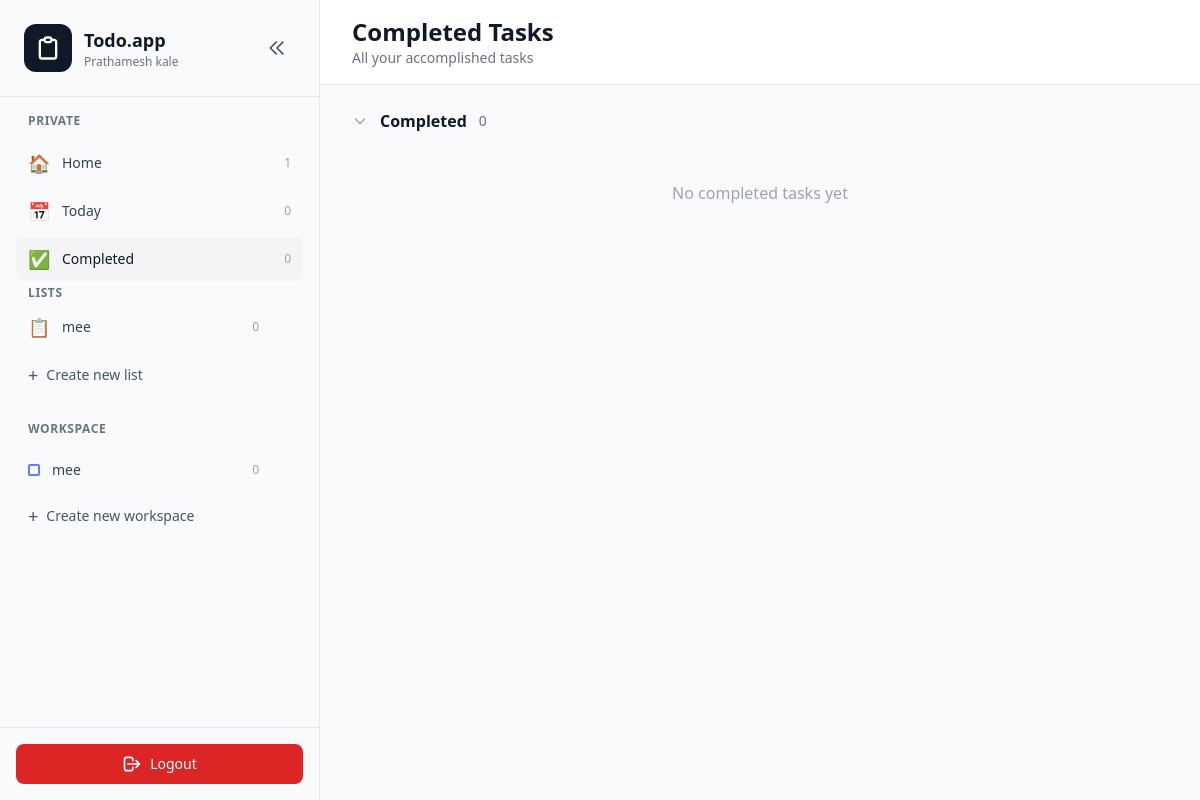
The app's page /completed/ (signed in) with its own data.
### core/models.py (models this page shows, shortened)
class TaskList(models.Model):
    user = models.ForeignKey(User, on_delete=models.CASCADE, related_name='task_lists')
    name = models.CharField(max_length=100)
    icon = models.CharField(max_length=50, blank=True, null=True)
    color = models.CharField(max_length=7, default='#667eea')
    created_at = models.DateTimeField(auto_now_add=True)
    class Meta:
        ordering = ['created_at']

class Workspace(models.Model):
    user = models.ForeignKey(User, on_delete=models.CASCADE, related_name='workspaces')
    name = models.CharField(max_length=100)
    color = models.CharField(max_length=7, default='#667eea')
    created_at = models.DateTimeField(auto_now_add=True)
    class Meta:
        ordering = ['created_at']

### core/views.py (the view)
# urls.py: path('completed/', views.completed_tasks, name='completed_tasks'),
@login_required
def completed_tasks(request):
    from datetime import date
    today = date.today()
    all_tasks = Todo.objects.filter(user=request.user)
    completed = all_tasks.filter(completed=True)
    today_tasks = all_tasks.filter(due_date=today)
    task_lists = TaskList.objects.filter(user=request.user)
    workspaces = Workspace.objects.filter(user=request.user)
    context = {
        'completed_tasks': completed,
        'today_tasks_count': today_tasks.count(),
        'completed_tasks_count': completed.count(),
        'all_tasks_count': all_tasks.count(),
        'task_lists': task_lists,
        'workspaces': workspaces,
    }
    return render(request, 'core/completed.html', context)

### templates/core/completed.html (shortened to what this page needs)
{% extends "base.html" %}
{% block content %}
<main class="flex-1 flex flex-col overflow-hidden">
        <header class="bg-white border-b border-gray-200 px-8 py-4">
            <div class="flex items-center justify-between">
                <div>
                    <h1 class="text-2xl font-bold text-gray-900">Completed Tasks</h1>
                    <p class="text-sm text-gray-500">All your accomplished tasks</p>
                </div>
            </div>
        </header>
        <div class="flex-1 overflow-y-auto bg-gray-50 px-8 py-6">
    <div class="mb-6">
        <div class="flex items-center space-x-3 mb-4">
            <button class="text-gray-400 hover:text-gray-600">
                <svg class="w-4 h-4" fill="none" stroke="currentColor" viewBox="0 0 24 24">
                    <path stroke-linecap="round" stroke-linejoin="round" stroke-width="2" d="M19 9l-7 7-7-7"></path>
                </svg>
            </button>
            <h2 class="text-base font-semibold text-gray-900">Completed</h2>
            <span class="text-sm text-gray-500">{{ completed_tasks.count }}</span>
        </div>
        <div class="space-y-2">
            {% for task in completed_tasks %}
            <div class="group flex items-start space-x-3 bg-white rounded-lg p-4 hover:shadow-sm transition border border-transparent hover:border-gray-200" data-task-id="{{ task.id }}">
                <button class="mt-0.5 flex-shrink-0 toggle-task" data-task-id="{{ task.id }}">
                    <div class="w-5 h-5 rounded-full bg-gray-900 flex items-center justify-center">
                        <svg class="w-3 h-3 text-white" fill="none" stroke="currentColor" viewBox="0 0 24 24">
                            <path stroke-linecap="round" stroke-linejoin="round" stroke-width="3" d="M5 13l4 4L19 7"></path>
                        </svg>
                    </div>
                </button>
                <div class="flex-1 min-w-0">
                    <p class="text-sm text-gray-400 line-through">
                        {{ task.title }}
                    </p>
                    {% if task.description %}
                    <p class="text-xs text-gray-500 mt-1 line-through">{{ task.description }}</p>
                    {% endif %}
                    <div class="flex items-center gap-2 mt-2 text-xs text-gray-400">
                        {% if task.due_date %}
                        <span>{{ task.due_date|date:"M d, Y" }}</span>
                        {% endif %}
                        {% if task.due_time %}
                        <span>{{ task.due_time|time:"g:i A" }}</span>
                        {% endif %}
                        <span>✓ Completed {{ task.updated_at|timesince }} ago</span>
                    </div>
                </div>
                <button class="delete-task text-red-400 hover:text-red-600" data-task-id="{{ task.id }}">
                    <svg class="w-4 h-4" fill="none" stroke="currentColor" viewBox="0 0 24 24">
                        <path stroke-linecap="round" stroke-linejoin="round" stroke-width="2" d="M19 7l-.867 12.142A2 2 0 0116.138 21H7.862a2 2 0 01-1.995-1.858L5 7m5 4v6m4-6v6m1-10V4a1 1 0 00-1-1h-4a1 1 0 00-1 1v3M4 7h16"></path>
                    </svg>
                </button>
                {% if task.priority > 0 %}
                <span class="text-xs px-2 py-1 rounded
                    {% if task.priority == 3 %}bg-red-100 text-red-700
                    {% elif task.priority == 2 %}bg-orange-100 text-orange-700
                    {% elif task.priority == 1 %}bg-yellow-100 text-yellow-700
                    {% else %}bg-gray-100 text-gray-500{% endif %}">
                    {% if task.priority == 3 %}Urgent
                    {% elif task.priority == 2 %}High
                    {% elif task.priority == 1 %}Medium
                    {% else %}Low{% endif %}
                </span>
                {% endif %}
            </div>
            {% empty %}
            <div class="text-center py-8 text-gray-400">
                <p>No completed tasks yet</p>
            </div>
            {% endfor %}
        </div>
    </div>
        </div>
</main>
{% endblock %}

### templates/base.html (shortened to what this page needs)
<!DOCTYPE html>
<html lang="en">
<head>
    <script src="https://cdn.tailwindcss.com"></script>
</head>
<body class="bg-gray-900 text-white">
    <div class="flex h-screen bg-white overflow-hidden">
        <aside id="sidebar" class="w-80 md:w-80 bg-gray-50 border-r border-gray-200 flex flex-col transition-all duration-300 relative">
            <div class="p-6 border-b border-gray-200 flex items-center justify-between">
                <div class="flex items-center space-x-3 overflow-hidden">
                    <div class="w-12 h-12 bg-gray-900 rounded-xl flex items-center justify-center flex-shrink-0">
                        <svg class="w-7 h-7 text-white" fill="none" stroke="currentColor" viewBox="0 0 24 24">
                            <path stroke-linecap="round" stroke-linejoin="round" stroke-width="2" d="M9 5H7a2 2 0 00-2 2v12a2 2 0 002 2h10a2 2 0 002-2V7a2 2 0 00-2-2h-2M9 5a2 2 0 002 2h2a2 2 0 002-2M9 5a2 2 0 012-2h2a2 2 0 012 2"></path>
                        </svg>
                    </div>
                    <div class="sidebar-text">
                        <h1 class="text-lg font-semibold text-gray-900 whitespace-nowrap">Todo.app</h1>
                        <p class="text-xs text-gray-500 whitespace-nowrap">{{ user.first_name }} {{ user.last_name }}</p>
                    </div>
                </div>
                <button id="toggleSidebar" class="hidden md:block p-2 hover:bg-gray-200 rounded-lg transition flex-shrink-0">
                    <svg id="toggleIcon" class="w-5 h-5 text-gray-600" fill="none" stroke="currentColor" viewBox="0 0 24 24">
                        <path stroke-linecap="round" stroke-linejoin="round" stroke-width="2" d="M11 19l-7-7 7-7m8 14l-7-7 7-7"></path>
                    </svg>
                </button>
            </div>
            <div class="flex-1 overflow-y-auto py-4 px-4">
                <div class="mb-6">
                    <h3 class="sidebar-text text-xs font-semibold text-gray-500 uppercase tracking-wider px-3 mb-3">Private</h3>
                    <nav class="space-y-1">
                        <a href="{% url 'home' %}" class="flex items-center justify-between px-3 py-2 text-sm font-medium {% if request.resolver_match.url_name == 'home' %}bg-gray-100 text-gray-900{% else %}text-gray-700 hover:bg-gray-100{% endif %} rounded-lg transition group">
                            <div class="flex items-center space-x-3">
                                <span class="text-lg sidebar-icon">🏠</span>
                                <span class="sidebar-text">Home</span>
                            </div>
                            <span class="sidebar-count text-xs text-gray-400">{{ all_tasks_count|default:0 }}</span>
                        </a>
                        <a href="{% url 'today_tasks' %}" class="flex items-center justify-between px-3 py-2 text-sm font-medium {% if request.resolver_match.url_name == 'today_tasks' %}bg-gray-100 text-gray-900{% else %}text-gray-700 hover:bg-gray-100{% endif %} rounded-lg transition group">
                            <div class="flex items-center space-x-3">
                                <span class="text-lg sidebar-icon">📅</span>
                                <span class="sidebar-text">Today</span>
                            </div>
                            <span class="sidebar-count text-xs {% if request.resolver_match.url_name == 'today_tasks' %}text-gray-500 font-semibold{% else %}text-gray-400{% endif %}">{{ today_tasks_count|default:0 }}</span>
                        </a>
                        <a href="{% url 'completed_tasks' %}" class="flex items-center justify-between px-3 py-2 text-sm font-medium {% if request.resolver_match.url_name == 'completed_tasks' %}bg-gray-100 text-gray-900{% else %}text-gray-700 hover:bg-gray-100{% endif %} rounded-lg transition group">
                            <div class="flex items-center space-x-3">
                                <span class="text-lg sidebar-icon">✅</span>
                                <span class="sidebar-text">Completed</span>
                            </div>
                            <span class="sidebar-count text-xs text-gray-400">{{ completed_tasks_count|default:0 }}</span>
                        </a>
                    <h3 class="sidebar-text text-xs font-semibold text-gray-500 uppercase tracking-wider px-3 mb-3 ">Lists</h3>
                        {% for task_list in task_lists %}
                        <div class="relative flex items-center justify-between px-3 py-2 text-sm font-medium text-gray-700 rounded-lg hover:bg-gray-100 transition group ">
                            <a href="{% url 'task_list_view' task_list.id %}" class="flex items-center space-x-3 flex-1 min-w-0">
                                <span class="text-lg sidebar-icon flex-shrink-0">{{ task_list.icon|default:"📋" }}</span>
                                <span class="sidebar-text truncate">{{ task_list.name }}</span>
                            </a>
                            <div class="flex items-center gap-2 flex-shrink-0">
                                <span class="sidebar-count text-xs text-gray-400 group-hover:hidden">{{ task_list.tasks.count }}</span>
                                <div class="relative">
                                </div>
                            </div>
                        </div>
                        {% endfor %}
                        <button id="createListBtn" class="flex items-center space-x-2 px-3 py-2 text-sm font-medium text-gray-600 hover:text-gray-900 w-full">
                            <span class="text-lg sidebar-icon">+</span>
                            <span class="sidebar-text">Create new list</span>
                        </button>
                    </nav>
                </div>
                <div>
                    <h3 class="sidebar-text text-xs font-semibold text-gray-500 uppercase tracking-wider px-3 mb-3">Workspace</h3>
                    <nav class="space-y-1">
                        {% for workspace in workspaces %}
                        <div class="relative flex items-center justify-between px-3 py-2 text-sm font-medium text-gray-700 rounded-lg hover:bg-gray-100 transition group ">
                            <a href="{% url 'workspace_view' workspace.id %}" class="flex items-center space-x-3 flex-1 min-w-0">
                                <span class="w-3 h-3 rounded-sm border-2 flex-shrink-0 sidebar-icon" style="border-color: {{ workspace.color }}"></span>
                                <span class="sidebar-text truncate">{{ workspace.name }}</span>
                            </a>
                            <div class="flex items-center gap-2 flex-shrink-0">
                                <span class="sidebar-count text-xs text-gray-400 group-hover:hidden">{{ workspace.tasks.count }}</span>
                                <div class="relative">
                                </div>
                            </div>
                        </div>
                        {% endfor %}
                        <button id="createWorkspaceBtn" class="flex items-center space-x-2 px-3 py-2 text-sm font-medium text-gray-600 hover:text-gray-900 w-full">
                            <span class="text-lg sidebar-icon">+</span>
                            <span class="sidebar-text">Create new workspace</span>
                        </button>
                    </nav>
                </div>
            </div>
            <div class="p-4 border-t border-gray-200">
                <a href="{% url 'logout' %}" class="flex items-center justify-center space-x-2 w-full px-4 py-2.5 text-sm font-medium text-white bg-red-600 hover:bg-red-700 rounded-lg transition">
                    <svg class="w-5 h-5 sidebar-icon" fill="none" stroke="currentColor" viewBox="0 0 24 24">
                        <path stroke-linecap="round" stroke-linejoin="round" stroke-width="2" d="M17 16l4-4m0 0l-4-4m4 4H7m6 4v1a3 3 0 01-3 3H6a3 3 0 01-3-3V7a3 3 0 013-3h4a3 3 0 013 3v1"></path>
                    </svg>
                    <span class="sidebar-text">Logout</span>
                </a>
            </div>
        </aside>
        {% block content %}{% endblock %}
    </div>
</body>
</html>

### records on screen
TaskList: icon "📋", name "mee", tasks.count "0"
Workspace: name "mee", tasks.count "0"

### other values on screen
{{ user.first_name }} "Prathamesh"
{{ user.last_name }} "kale"
{{ all_tasks_count|default:0 }} "1"
{{ today_tasks_count|default:0 }} "0"
{{ completed_tasks_count|default:0 }} "0"
{{ completed_tasks.count }} "0"
